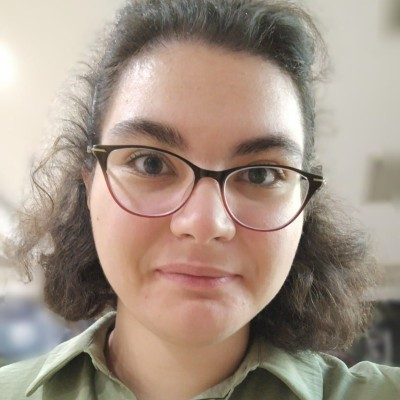
#> input picture 1702829106037.jpg, 400 x 400 px
$ python threshold.py
#> lines starting #> are read from the running program, lines starting #| are printed output that depends on the picture; after the words box and inside, x2 and y2 are one past the last pixel; in counts of white or black regions, pixels touching at a corner belong together
import cv2 as cv

img = cv.imread("1702829106037.jpg")
#> img is the input picture: shape (400, 400, 3); mean B, G, R 134.2, 147.6, 163.8
cv.imshow("orig", img)

grayscale = cv.cvtColor(img,cv.COLOR_BGR2GRAY)
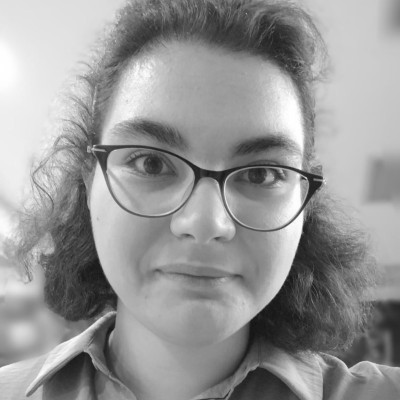
#> grayscale: shape (400, 400); min 16, max 255, mean 150.9
# Simple Threshold
threshold, thresh = cv.threshold(grayscale, 150, 255, cv.THRESH_BINARY)
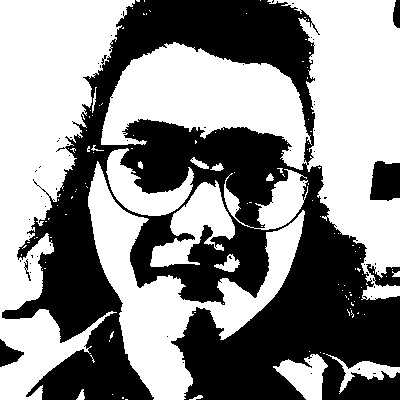
#> thresh: shape (400, 400); 54.8% white; 57 black regions (51 under 20 px), largest, box (x1, y1, x2, y2) and area: (2, 0, 400, 400) 70257, (370, 161, 400, 201) 1030, (366, 264, 400, 287) 404, (0, 339, 24, 367) 358, (393, 0, 400, 28) 163, (24, 259, 31, 281) 43
cv.imshow("simple", thresh)
# Adaptive Threshold
adapt_threshold = cv.adaptiveThreshold(grayscale,255,cv.ADAPTIVE_THRESH_MEAN_C,cv.THRESH_BINARY,11,1 )
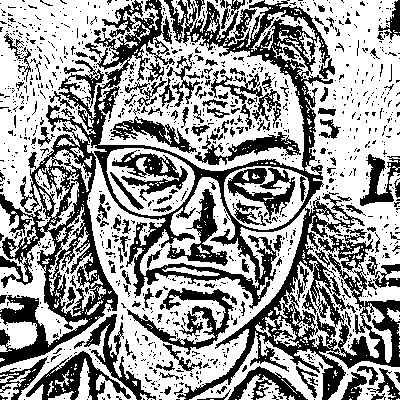
#> adapt_threshold: shape (400, 400); 60.6% white; 1146 black regions (1002 under 20 px), largest, box (x1, y1, x2, y2) and area: (0, 0, 400, 400) 35224, (127, 288, 237, 355) 1788, (26, 351, 131, 400) 1778
cv.imshow("Adaptive", adapt_threshold)

cv.waitKey(0)
cv.destroyAllWindows()
